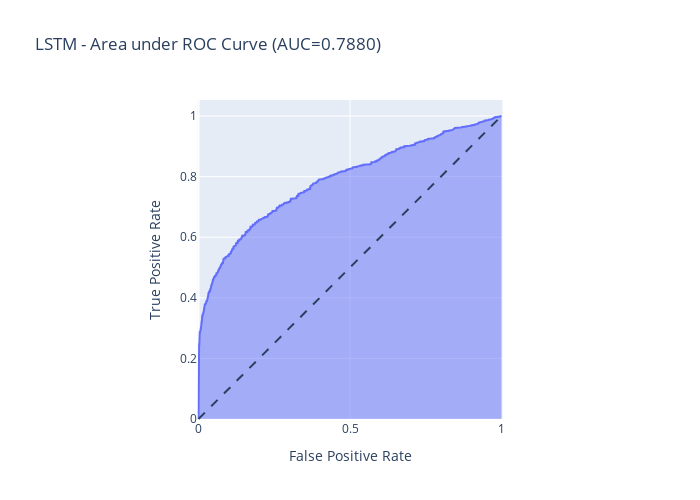

Here is the notebook cell this chart was saved with:
### Code cell
# ROC AUC Curve
y_pred_prob_lstm = tuned_lstm_model.predict(xtest)[::,1]

fpr, tpr, thresholds = roc_curve(ytest, y_pred_prob_lstm)

fig = px.area(
    x=fpr, y=tpr,
    title=f' LSTM - Area under ROC Curve (AUC={auc(fpr, tpr):.4f})',
    labels=dict(x='False Positive Rate', y='True Positive Rate'),
    width=700, height=500
)
fig.add_shape(
    type='line', line=dict(dash='dash'),
    x0=0, x1=1, y0=0, y1=1
)

fig.update_yaxes(scaleanchor="x", scaleratio=1)
fig.update_xaxes(constrain='domain')
fig.show()

### Figure 1 — Plotly figure (JSON) as saved in the notebook; plotly's stock layout.template omitted (floating-point values rounded to 4 significant figures; data arrays with more than 128 entries replaced by an {"elided": "..."} marker saying what was removed)
{"data": [{"hovertemplate": "False Positive Rate=%{x}<br>True Positive Rate=%{y}<extra></extra>", "legendgroup": "", "line": {"color": "#636efa"}, "marker": {"symbol": "circle"}, "mode": "lines", "name": "", "orientation": "v", "showlegend": false, "stackgroup": "1", "type": "scatter", "x": {"elided": "949 float values"}, "xaxis": "x", "y": {"elided": "949 float values"}, "yaxis": "y"}], "layout": {"height": 500, "legend": {"tracegroupgap": 0}, "shapes": [{"line": {"dash": "dash"}, "type": "line", "x0": 0, "x1": 1, "y0": 0, "y1": 1}], "title": {"text": " LSTM - Area under ROC Curve (AUC=0.7880)"}, "width": 700, "xaxis": {"anchor": "y", "constrain": "domain", "domain": [0, 1], "title": {"text": "False Positive Rate"}}, "yaxis": {"anchor": "x", "domain": [0, 1], "scaleanchor": "x", "scaleratio": 1, "title": {"text": "True Positive Rate"}}}}
